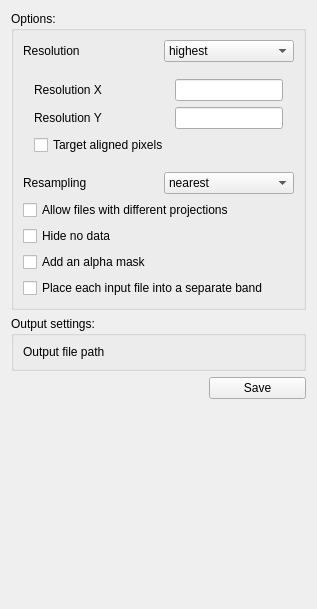
<?xml version="1.0" encoding="UTF-8"?>
<ui version="4.0">
 <class>VrtWidget</class>
 <widget class="QWidget" name="VrtWidget">
  <layout class="QGridLayout" name="gridLayout_39">
   <item row="4" column="2">
    <widget class="QPushButton" name="vrt_save_btn">
     <property name="maximumSize">
      <size>
       <width>136</width>
       <height>22</height>
      </size>
     </property>
     <property name="text">
      <string>Save</string>
     </property>
    </widget>
   </item>
   <item row="0" column="0" rowspan="3" colspan="3">
    <widget class="QGroupBox" name="tiling_options_groupBox_2">
     <property name="title">
      <string>Options:</string>
     </property>
     <layout class="QGridLayout" name="gridLayout_38">
      <item row="1" column="0" colspan="3">
       <widget class="QFrame" name="user_res_frame">
        <property name="frameShape">
         <enum>QFrame::NoFrame</enum>
        </property>
        <property name="frameShadow">
         <enum>QFrame::Raised</enum>
        </property>
        <layout class="QGridLayout" name="gridLayout_40">
         <property name="leftMargin">
          <number>11</number>
         </property>
         <property name="topMargin">
          <number>11</number>
         </property>
         <property name="rightMargin">
          <number>11</number>
         </property>
         <property name="bottomMargin">
          <number>11</number>
         </property>
         <item row="2" column="0">
          <widget class="QLabel" name="label_5">
           <property name="text">
            <string>Resolution Y</string>
           </property>
          </widget>
         </item>
         <item row="0" column="1">
          <widget class="QLineEdit" name="vrt_user_res_x_lineEdit">
           <property name="sizePolicy">
            <sizepolicy hsizetype="Minimum" vsizetype="Minimum">
             <horstretch>0</horstretch>
             <verstretch>0</verstretch>
            </sizepolicy>
           </property>
          </widget>
         </item>
         <item row="3" column="0">
          <widget class="QCheckBox" name="vrt_tap_checkBox">
           <property name="text">
            <string>Target aligned pixels</string>
           </property>
          </widget>
         </item>
         <item row="0" column="0">
          <widget class="QLabel" name="label_4">
           <property name="text">
            <string>Resolution X</string>
           </property>
          </widget>
         </item>
         <item row="2" column="1">
          <widget class="QLineEdit" name="vrt_user_res_y_lineEdit">
           <property name="sizePolicy">
            <sizepolicy hsizetype="Minimum" vsizetype="Minimum">
             <horstretch>0</horstretch>
             <verstretch>0</verstretch>
            </sizepolicy>
           </property>
          </widget>
         </item>
        </layout>
       </widget>
      </item>
      <item row="3" column="0" colspan="3">
       <widget class="QCheckBox" name="vrt_different_proj_checkBox">
        <property name="text">
         <string>Allow files with different projections</string>
        </property>
       </widget>
      </item>
      <item row="2" column="2">
       <widget class="QComboBox" name="vrt_resampling_comboBox">
        <property name="sizePolicy">
         <sizepolicy hsizetype="Expanding" vsizetype="Expanding">
          <horstretch>0</horstretch>
          <verstretch>0</verstretch>
         </sizepolicy>
        </property>
        <item>
         <property name="text">
          <string>nearest</string>
         </property>
        </item>
        <item>
         <property name="text">
          <string>bilinear</string>
         </property>
        </item>
        <item>
         <property name="text">
          <string>cubic</string>
         </property>
        </item>
        <item>
         <property name="text">
          <string>cubicspline</string>
         </property>
        </item>
        <item>
         <property name="text">
          <string>lanczos</string>
         </property>
        </item>
        <item>
         <property name="text">
          <string>average</string>
         </property>
        </item>
        <item>
         <property name="text">
          <string>rms</string>
         </property>
        </item>
        <item>
         <property name="text">
          <string>mode</string>
         </property>
        </item>
       </widget>
      </item>
      <item row="6" column="0">
       <widget class="QCheckBox" name="vrt_alpha_mask_checkBox">
        <property name="text">
         <string>Add an alpha mask</string>
        </property>
       </widget>
      </item>
      <item row="0" column="0" colspan="2">
       <widget class="QLabel" name="tiling_profile_label_2">
        <property name="text">
         <string>Resolution</string>
        </property>
       </widget>
      </item>
      <item row="2" column="0" colspan="2">
       <widget class="QLabel" name="tiling_resampling_label_3">
        <property name="text">
         <string>Resampling</string>
        </property>
       </widget>
      </item>
      <item row="7" column="0" colspan="3">
       <widget class="QCheckBox" name="vrt_separate_checkBox">
        <property name="text">
         <string>Place each input file into a separate band</string>
        </property>
       </widget>
      </item>
      <item row="0" column="2">
       <widget class="QComboBox" name="vrt_resolution_comboBox">
        <item>
         <property name="text">
          <string>highest</string>
         </property>
        </item>
        <item>
         <property name="text">
          <string>lowest</string>
         </property>
        </item>
        <item>
         <property name="text">
          <string>average</string>
         </property>
        </item>
        <item>
         <property name="text">
          <string>user</string>
         </property>
        </item>
       </widget>
      </item>
      <item row="4" column="0" rowspan="2" colspan="2">
       <widget class="QCheckBox" name="vrt_nodata_checkBox">
        <property name="text">
         <string>Hide no data</string>
        </property>
       </widget>
      </item>
     </layout>
    </widget>
   </item>
   <item row="3" column="0" colspan="3">
    <widget class="QGroupBox" name="vrt_outdir_groupBox">
     <property name="title">
      <string>Output settings:</string>
     </property>
     <layout class="QGridLayout" name="gridLayout_37">
      <item row="0" column="0">
       <widget class="QLabel" name="tiling_outdir_label_2">
        <property name="text">
         <string>Output file path</string>
        </property>
       </widget>
      </item>
     </layout>
    </widget>
   </item>
   <item row="5" column="2">
    <spacer name="verticalSpacer_8">
     <property name="orientation">
      <enum>Qt::Vertical</enum>
     </property>
     <property name="sizeHint" stdset="0">
      <size>
       <width>97</width>
       <height>199</height>
      </size>
     </property>
    </spacer>
   </item>
  </layout>
 </widget>
 <resources />
 <connections />
</ui>
